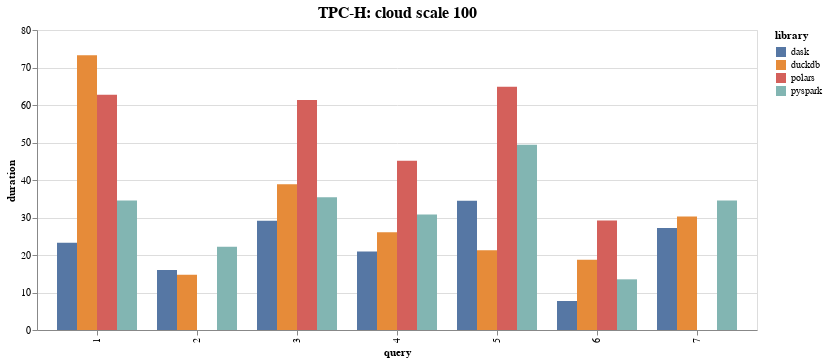

Vega-Lite specification for this chart:
### Vega-Lite specification from a JSON file in a GitHub repository (floating-point values rounded to 4 significant figures)
{"config": {"view": {"continuousWidth": 300, "continuousHeight": 300}, "title": {"fontSize": 16}}, "data": {"name": "data-da9379fb565e28d18d9e15e85d664025"}, "mark": {"type": "bar"}, "encoding": {"color": {"field": "library", "scale": {"domain": ["dask", "duckdb", "polars", "pyspark"], "range": ["#5677a4ff", "#e68b39ff", "#d4605bff", "#82b5b2ff"]}, "type": "nominal"}, "tooltip": [{"field": "library", "type": "nominal"}, {"field": "duration", "type": "quantitative"}], "x": {"field": "query", "type": "nominal"}, "xOffset": {"field": "library", "type": "nominal"}, "y": {"field": "duration", "type": "quantitative"}}, "title": "TPC-H: cloud scale 100", "$schema": "https://vega.github.io/schema/vega-lite/v5.15.1.json", "datasets": {"data-da9379fb565e28d18d9e15e85d664025": [{"name": "thursday", "duration": 23.26, "library": "dask", "query": 1, "scale": 100}, {"name": "thursday", "duration": 15.98, "library": "dask", "query": 2, "scale": 100}, {"name": "thursday", "duration": 29.16, "library": "dask", "query": 3, "scale": 100}, {"name": "thursday", "duration": 20.95, "library": "dask", "query": 4, "scale": 100}, {"name": "thursday", "duration": 34.47, "library": "dask", "query": 5, "scale": 100}, {"name": "thursday", "duration": 7.73, "library": "dask", "query": 6, "scale": 100}, {"name": "thursday", "duration": 27.21, "library": "dask", "query": 7, "scale": 100}, {"name": "thursday", "duration": 73.3, "library": "duckdb", "query": 1, "scale": 100}, {"name": "thursday", "duration": 14.75, "library": "duckdb", "query": 2, "scale": 100}, {"name": "thursday", "duration": 38.9, "library": "duckdb", "query": 3, "scale": 100}, {"name": "thursday", "duration": 26.08, "library": "duckdb", "query": 4, "scale": 100}, {"name": "thursday", "duration": 21.27, "library": "duckdb", "query": 5, "scale": 100}, {"name": "thursday", "duration": 18.71, "library": "duckdb", "query": 6, "scale": 100}, {"name": "thursday", "duration": 30.26, "library": "duckdb", "query": 7, "scale": 100}, {"name": "thursday", "duration": 62.7, "library": "polars", "query": 1, "scale": 100}, {"name": "thursday", "duration": 61.35, "library": "polars", "query": 3, "scale": 100}, {"name": "thursday", "duration": 45.16, "library": "polars", "query": 4, "scale": 100}, {"name": "thursday", "duration": 64.88, "library": "polars", "query": 5, "scale": 100}, {"name": "thursday", "duration": 29.22, "library": "polars", "query": 6, "scale": 100}, {"name": "thursday", "duration": 34.56, "library": "pyspark", "query": 1, "scale": 100}, {"name": "thursday", "duration": 22.19, "library": "pyspark", "query": 2, "scale": 100}, {"name": "thursday", "duration": 35.38, "library": "pyspark", "query": 3, "scale": 100}, {"name": "thursday", "duration": 30.78, "library": "pyspark", "query": 4, "scale": 100}, {"name": "thursday", "duration": 49.42, "library": "pyspark", "query": 5, "scale": 100}, {"name": "thursday", "duration": 13.51, "library": "pyspark", "query": 6, "scale": 100}, {"name": "thursday", "duration": 34.53, "library": "pyspark", "query": 7, "scale": 100}]}}
